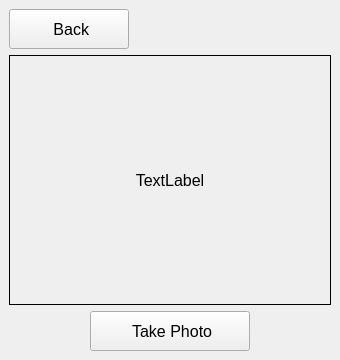
<?xml version="1.0" encoding="UTF-8"?>
<ui version="4.0">
 <class>MainWindow</class>
 <widget class="QMainWindow" name="MainWindow">
  <property name="geometry">
   <rect>
    <x>0</x>
    <y>0</y>
    <width>340</width>
    <height>360</height>
   </rect>
  </property>
  <property name="minimumSize">
   <size>
    <width>340</width>
    <height>360</height>
   </size>
  </property>
  <property name="maximumSize">
   <size>
    <width>99999</width>
    <height>99999</height>
   </size>
  </property>
  <property name="sizeIncrement">
   <size>
    <width>680</width>
    <height>620</height>
   </size>
  </property>
  <property name="windowTitle">
   <string>MainWindow</string>
  </property>
  <widget class="QWidget" name="centralwidget">
   <layout class="QVBoxLayout" name="verticalLayout">
    <item>
     <widget class="QPushButton" name="pushButton_back">
      <property name="minimumSize">
       <size>
        <width>120</width>
        <height>40</height>
       </size>
      </property>
      <property name="maximumSize">
       <size>
        <width>120</width>
        <height>40</height>
       </size>
      </property>
      <property name="font">
       <font>
        <pointsize>12</pointsize>
       </font>
      </property>
      <property name="text">
       <string> Back</string>
      </property>
     </widget>
    </item>
    <item>
     <widget class="QLabel" name="label_camera">
      <property name="minimumSize">
       <size>
        <width>320</width>
        <height>240</height>
       </size>
      </property>
      <property name="maximumSize">
       <size>
        <width>99999</width>
        <height>99999</height>
       </size>
      </property>
      <property name="font">
       <font>
        <pointsize>12</pointsize>
       </font>
      </property>
      <property name="frameShape">
       <enum>QFrame::Box</enum>
      </property>
      <property name="text">
       <string>TextLabel</string>
      </property>
      <property name="alignment">
       <set>Qt::AlignCenter</set>
      </property>
     </widget>
    </item>
    <item>
     <layout class="QHBoxLayout" name="horizontalLayout_2">
      <item>
       <widget class="QPushButton" name="pushButton_take_photo">
        <property name="minimumSize">
         <size>
          <width>160</width>
          <height>40</height>
         </size>
        </property>
        <property name="maximumSize">
         <size>
          <width>160</width>
          <height>40</height>
         </size>
        </property>
        <property name="font">
         <font>
          <pointsize>12</pointsize>
         </font>
        </property>
        <property name="layoutDirection">
         <enum>Qt::LeftToRight</enum>
        </property>
        <property name="text">
         <string> Take Photo</string>
        </property>
       </widget>
      </item>
     </layout>
    </item>
   </layout>
  </widget>
 </widget>
 <resources/>
 <connections/>
</ui>
